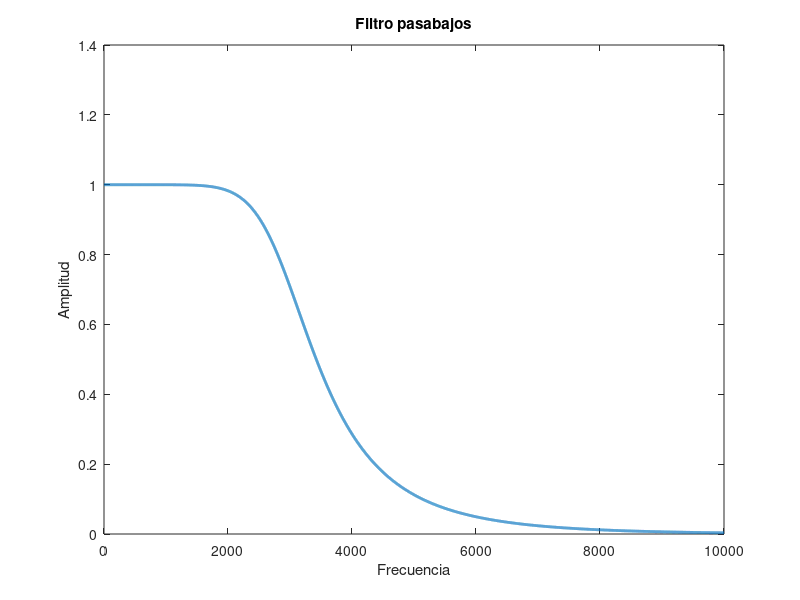

Source code (MATLAB):
%Filtro pasabajos
clc, clear all
fsim=40000;
Rp=3;               
Rs=10;              
Wp=2*3000/fsim;     
Ws=2*4000/fsim;     
%Técnica de diseño
[N, Wn]=buttord(Wp,Ws,Rp,Rs);
[b, a]=butter(N,Wn);
%Intervalo de pruebas
f=0:1:10000;       
H=freqz(b,a,f,fsim);
%Grafica
plot(f,abs(H),'linewidth',2);
title('Filtro pasabajos');
xlabel('Frecuencia');
ylabel('Amplitud');
